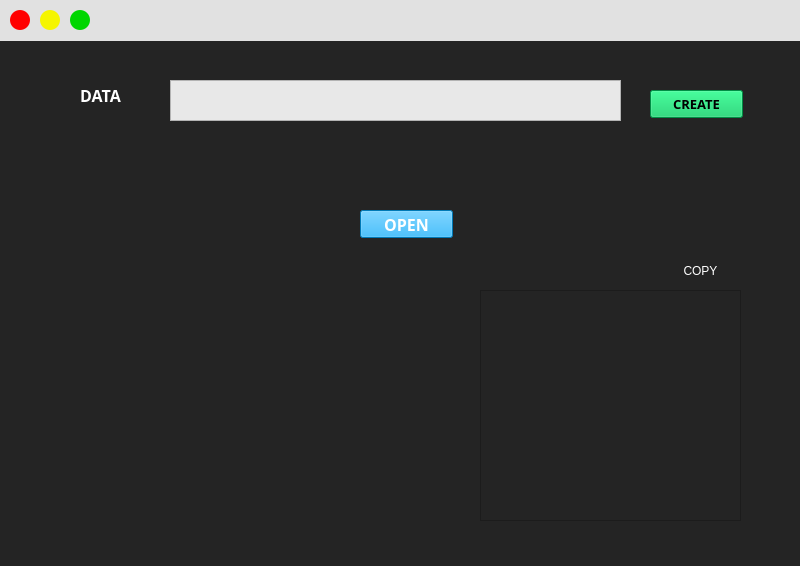
<?xml version="1.0" encoding="UTF-8"?>
<ui version="4.0">
 <class>MainWindow</class>
 <widget class="QMainWindow" name="MainWindow">
  <property name="geometry">
   <rect>
    <x>0</x>
    <y>0</y>
    <width>800</width>
    <height>566</height>
   </rect>
  </property>
  <property name="sizePolicy">
   <sizepolicy hsizetype="Preferred" vsizetype="Preferred">
    <horstretch>0</horstretch>
    <verstretch>0</verstretch>
   </sizepolicy>
  </property>
  <property name="minimumSize">
   <size>
    <width>0</width>
    <height>0</height>
   </size>
  </property>
  <property name="maximumSize">
   <size>
    <width>800</width>
    <height>11666666</height>
   </size>
  </property>
  <property name="windowTitle">
   <string>MainWindow</string>
  </property>
  <property name="styleSheet">
   <string notr="true">background-color: rgb(36, 36, 36);</string>
  </property>
  <widget class="QWidget" name="centralwidget">
   <widget class="QLabel" name="label">
    <property name="geometry">
     <rect>
      <x>-10</x>
      <y>0</y>
      <width>821</width>
      <height>41</height>
     </rect>
    </property>
    <property name="styleSheet">
     <string notr="true">background-color: rgb(225, 225, 225);</string>
    </property>
    <property name="text">
     <string/>
    </property>
   </widget>
   <widget class="QPushButton" name="closebtn">
    <property name="geometry">
     <rect>
      <x>10</x>
      <y>10</y>
      <width>20</width>
      <height>20</height>
     </rect>
    </property>
    <property name="styleSheet">
     <string notr="true">border-radius: 10px;
background-color: rgb(255, 0, 0);</string>
    </property>
    <property name="text">
     <string/>
    </property>
    <property name="flat">
     <bool>true</bool>
    </property>
   </widget>
   <widget class="QPushButton" name="closebtn_2">
    <property name="geometry">
     <rect>
      <x>40</x>
      <y>10</y>
      <width>20</width>
      <height>20</height>
     </rect>
    </property>
    <property name="styleSheet">
     <string notr="true">border-radius: 10px;
background-color: rgb(245, 245, 0);</string>
    </property>
    <property name="text">
     <string/>
    </property>
    <property name="flat">
     <bool>true</bool>
    </property>
   </widget>
   <widget class="QPushButton" name="minimize">
    <property name="geometry">
     <rect>
      <x>70</x>
      <y>10</y>
      <width>20</width>
      <height>20</height>
     </rect>
    </property>
    <property name="font">
     <font>
      <pointsize>9</pointsize>
      <weight>75</weight>
      <bold>true</bold>
     </font>
    </property>
    <property name="styleSheet">
     <string notr="true">border-radius: 10px;
background-color: rgb(0, 214, 0);</string>
    </property>
    <property name="text">
     <string/>
    </property>
    <property name="flat">
     <bool>true</bool>
    </property>
   </widget>
   <widget class="QLabel" name="label_2">
    <property name="geometry">
     <rect>
      <x>50</x>
      <y>80</y>
      <width>101</width>
      <height>31</height>
     </rect>
    </property>
    <property name="font">
     <font>
      <family>Segoe UI Semibold</family>
      <pointsize>12</pointsize>
      <weight>75</weight>
      <italic>false</italic>
      <bold>true</bold>
     </font>
    </property>
    <property name="styleSheet">
     <string notr="true">color: rgb(255, 255, 255);</string>
    </property>
    <property name="text">
     <string>DATA</string>
    </property>
    <property name="alignment">
     <set>Qt::AlignCenter</set>
    </property>
    <property name="openExternalLinks">
     <bool>false</bool>
    </property>
   </widget>
   <widget class="QTextEdit" name="data_box">
    <property name="geometry">
     <rect>
      <x>170</x>
      <y>80</y>
      <width>451</width>
      <height>41</height>
     </rect>
    </property>
    <property name="font">
     <font>
      <pointsize>10</pointsize>
     </font>
    </property>
    <property name="styleSheet">
     <string notr="true">background-color: rgb(232, 232, 232);</string>
    </property>
   </widget>
   <widget class="QPushButton" name="create_btn">
    <property name="geometry">
     <rect>
      <x>650</x>
      <y>90</y>
      <width>93</width>
      <height>28</height>
     </rect>
    </property>
    <property name="font">
     <font>
      <family>Segoe UI Semibold</family>
      <pointsize>10</pointsize>
      <weight>75</weight>
      <bold>true</bold>
     </font>
    </property>
    <property name="styleSheet">
     <string notr="true">color: rgb(0, 0, 0);
background-color: rgb(0, 199, 96);</string>
    </property>
    <property name="text">
     <string>CREATE</string>
    </property>
    <property name="checkable">
     <bool>false</bool>
    </property>
    <property name="flat">
     <bool>false</bool>
    </property>
   </widget>
   <widget class="QPushButton" name="open_btn">
    <property name="geometry">
     <rect>
      <x>360</x>
      <y>210</y>
      <width>93</width>
      <height>28</height>
     </rect>
    </property>
    <property name="font">
     <font>
      <family>Segoe UI Semibold</family>
      <pointsize>12</pointsize>
      <weight>75</weight>
      <bold>true</bold>
     </font>
    </property>
    <property name="styleSheet">
     <string notr="true">color: rgb(255, 255, 255);
background-color: rgb(0, 170, 255);</string>
    </property>
    <property name="text">
     <string>OPEN</string>
    </property>
   </widget>
   <widget class="QTextBrowser" name="text_data">
    <property name="geometry">
     <rect>
      <x>480</x>
      <y>290</y>
      <width>261</width>
      <height>231</height>
     </rect>
    </property>
    <property name="font">
     <font>
      <family>Segoe UI Semilight</family>
      <pointsize>9</pointsize>
     </font>
    </property>
    <property name="styleSheet">
     <string notr="true">color: rgb(255, 255, 255);</string>
    </property>
   </widget>
   <widget class="QWidget" name="gridLayoutWidget">
    <property name="geometry">
     <rect>
      <x>50</x>
      <y>280</y>
      <width>291</width>
      <height>251</height>
     </rect>
    </property>
    <layout class="QGridLayout" name="gridLayout">
     <property name="sizeConstraint">
      <enum>QLayout::SetDefaultConstraint</enum>
     </property>
     <item row="0" column="1">
      <widget class="QLabel" name="qr_display">
       <property name="sizePolicy">
        <sizepolicy hsizetype="Preferred" vsizetype="Preferred">
         <horstretch>0</horstretch>
         <verstretch>0</verstretch>
        </sizepolicy>
       </property>
       <property name="text">
        <string> </string>
       </property>
       <property name="scaledContents">
        <bool>true</bool>
       </property>
       <property name="alignment">
        <set>Qt::AlignLeading|Qt::AlignLeft|Qt::AlignVCenter</set>
       </property>
      </widget>
     </item>
    </layout>
   </widget>
   <widget class="QPushButton" name="copy_btn">
    <property name="geometry">
     <rect>
      <x>660</x>
      <y>260</y>
      <width>81</width>
      <height>21</height>
     </rect>
    </property>
    <property name="styleSheet">
     <string notr="true">color: rgb(255, 255, 255);</string>
    </property>
    <property name="text">
     <string>COPY</string>
    </property>
    <property name="flat">
     <bool>true</bool>
    </property>
   </widget>
  </widget>
  <widget class="QStatusBar" name="statusbar"/>
 </widget>
 <resources/>
 <connections/>
</ui>
